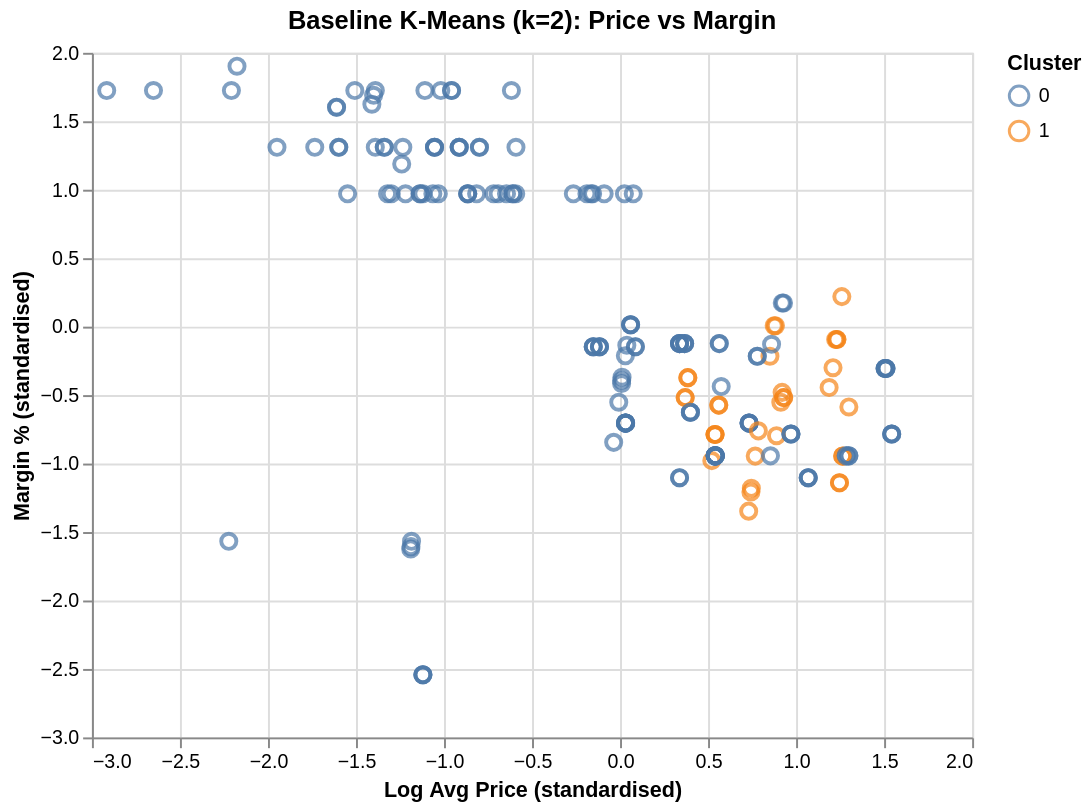

This figure's notebook cell:
### Markdown cell above
### A.3 Baseline Model Performance

> The baseline K-Means model successfully grouped products into two clusters based on pricing and cost features. The results show reasonable cluster separation and provide useful insights into low-priced and premium product groups. However, the model is limited by using only two clusters, so further optimisation will be explored in the final model.

### Code cell
X_vis = X_train.copy()
X_vis['cluster'] = train_labels.astype(str)
alt.Chart(X_vis).mark_point(size=60, opacity=0.7).encode(
    x=alt.X('log_avg_price:Q', title='Log Avg Price (standardised)'),
    y=alt.Y('margin_pct:Q', title='Margin % (standardised)'),
    color=alt.Color('cluster:N', title='Cluster')
).properties(title='Baseline K-Means (k=2): Price vs Margin', width=450, height=350)

### Figure 1 — Vega-Lite specification as saved in the notebook (floating-point values rounded to 4 significant figures; data arrays with more than 128 entries replaced by an {"elided": "..."} marker saying what was removed)
{"config": {"view": {"continuousWidth": 300, "continuousHeight": 300}}, "data": {"name": "data-4101cd64c8872725a35359bb37ab1735"}, "mark": {"type": "point", "opacity": 0.7, "size": 60}, "encoding": {"color": {"field": "cluster", "title": "Cluster", "type": "nominal"}, "x": {"field": "log_avg_price", "title": "Log Avg Price (standardised)", "type": "quantitative"}, "y": {"field": "margin_pct", "title": "Margin % (standardised)", "type": "quantitative"}}, "height": 350, "title": "Baseline K-Means (k=2): Price vs Margin", "width": 450, "$schema": "https://vega.github.io/schema/vega-lite/v5.20.1.json", "datasets": {"data-4101cd64c8872725a35359bb37ab1735": {"elided": "177 records"}}}
